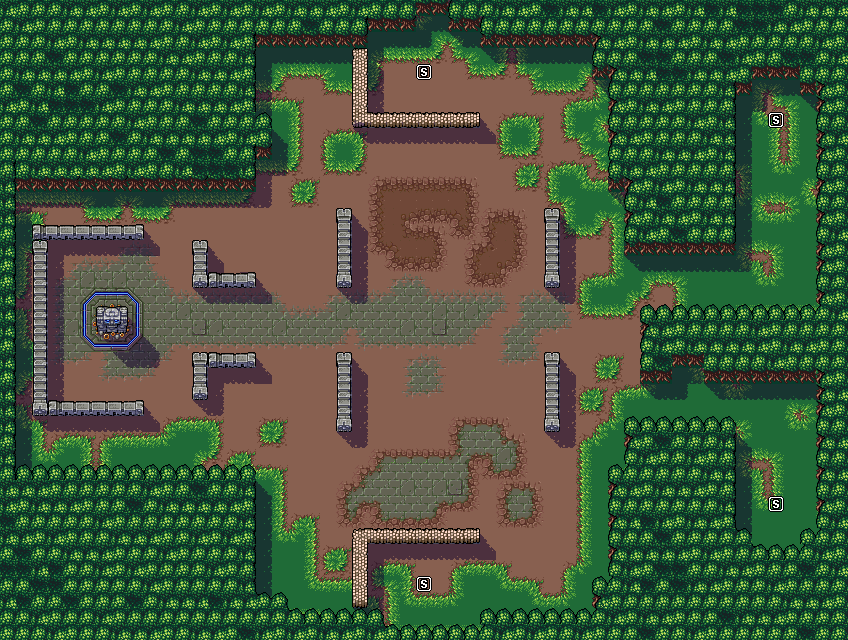

Tiled map render using the project's own tile images. Description and the map definition, with tile-layer contents summarised, below:
An orthogonal 53x40 tile map with 16x16 px tiles, 3 tile layers (Ground, Shadows, Objects).

<map version="1.2" tiledversion="1.2.4" orientation="orthogonal" renderorder="right-down" width="53" height="40" tilewidth="16" tileheight="16" infinite="0" nextlayerid="13" nextobjectid="13">
 <tileset firstgid="1" source="TileSet_Main.tsx" />
 <layer id="10" name="Ground" width="53" height="40">
  <data>[2120 cells, 2042 non-empty, 57 distinct tile ids]</data>
 </layer>
 <layer id="11" name="Shadows" width="53" height="40" opacity="0.5">
  <data>[2120 cells, 344 non-empty, 9 distinct tile ids]</data>
 </layer>
 <layer id="12" name="Objects" width="53" height="40">
  <data>[2120 cells, 1014 non-empty, 44 distinct tile ids]</data>
 </layer>
</map>